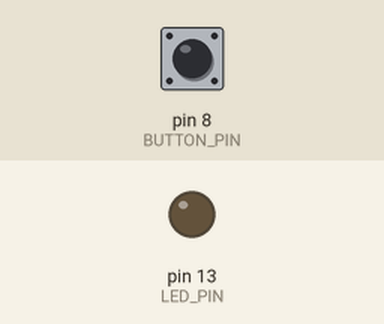
Recording of a sketch running on a simulated Arduino Uno, built with avr-gcc and run on an emulated ATmega328P. Shown: output pins drawn as LEDs (lit = HIGH). The test bench sets the inputs (shaded band); at power-on: pin 8 (BUTTON_PIN) LOW.

Above: at 1.2 s.
1.3 s: pin 8 (BUTTON_PIN) pulled HIGH for 0.15 s
At 1.7 s:
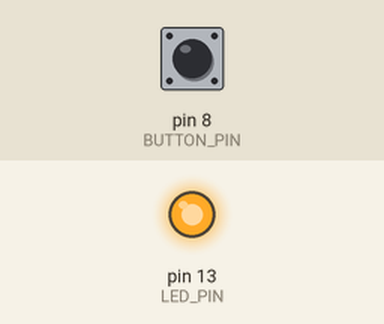
2.9 s: pin 8 (BUTTON_PIN) pulled HIGH for 1 s
At 4.2 s:
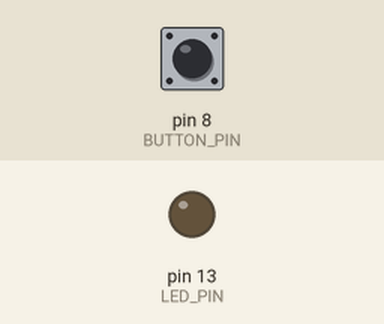
5.4 s: pin 8 (BUTTON_PIN) pulled HIGH for 3.2 s
At 6.1 s:
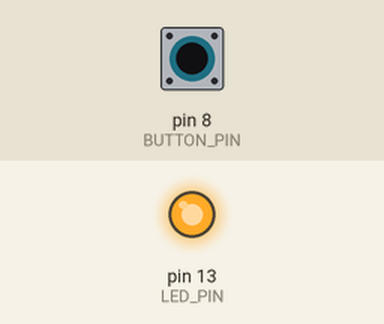
Timing chart, 0 to 8.4 s (numbered marks = the images above; inputs shaded):
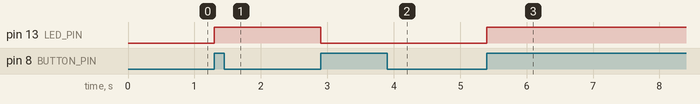

Measured:
- after the input at 1.3 s, pin 13 (LED_PIN): LOW → HIGH at once
- after the input at 2.9 s, pin 13 (LED_PIN): HIGH → LOW at once
- after the input at 5.4 s, pin 13 (LED_PIN): LOW → HIGH at once

The sketch:

prog1_ex0205.ino
```cpp
/*prog1_ex0203:ボタンを1回押したらLED点灯継続*/
#define LED_PIN 13
#define BUTTON_PIN 8

int button_state=0;//ボタンが押されているか記録するための変数
int button_state_old=0; //button_stateの1つ前の値を記録するための変数
int led_state=0;//LEDの点灯状態を記録するための変数（0：消灯、1:点灯）
void setup() {
  // put your setup code here, to run once:
pinMode(LED_PIN,OUTPUT);
pinMode(BUTTON_PIN,INPUT);//ボタンがつながっているピンを入力に設定
}


void loop() {
  // put your main code here, to run repeatedly:
button_state=digitalRead(BUTTON_PIN);//ボタンがつながっているピンの電圧レベルをチェック
/*LED点灯状態の判定*/
if((button_state==HIGH) && (button_state_old==LOW))//ボタンが押された
{
  led_state=1 - led_state;//LED点灯状態を変更
}
 button_state_old = button_state; //ボタン状態の記録を更新
/*LED点灯・消灯処理*/
if(led_state==1)//LED点灯状態がONなら
{
  digitalWrite(LED_PIN,HIGH);//ON
}
else
{
  digitalWrite(LED_PIN,LOW);
}
}
```
